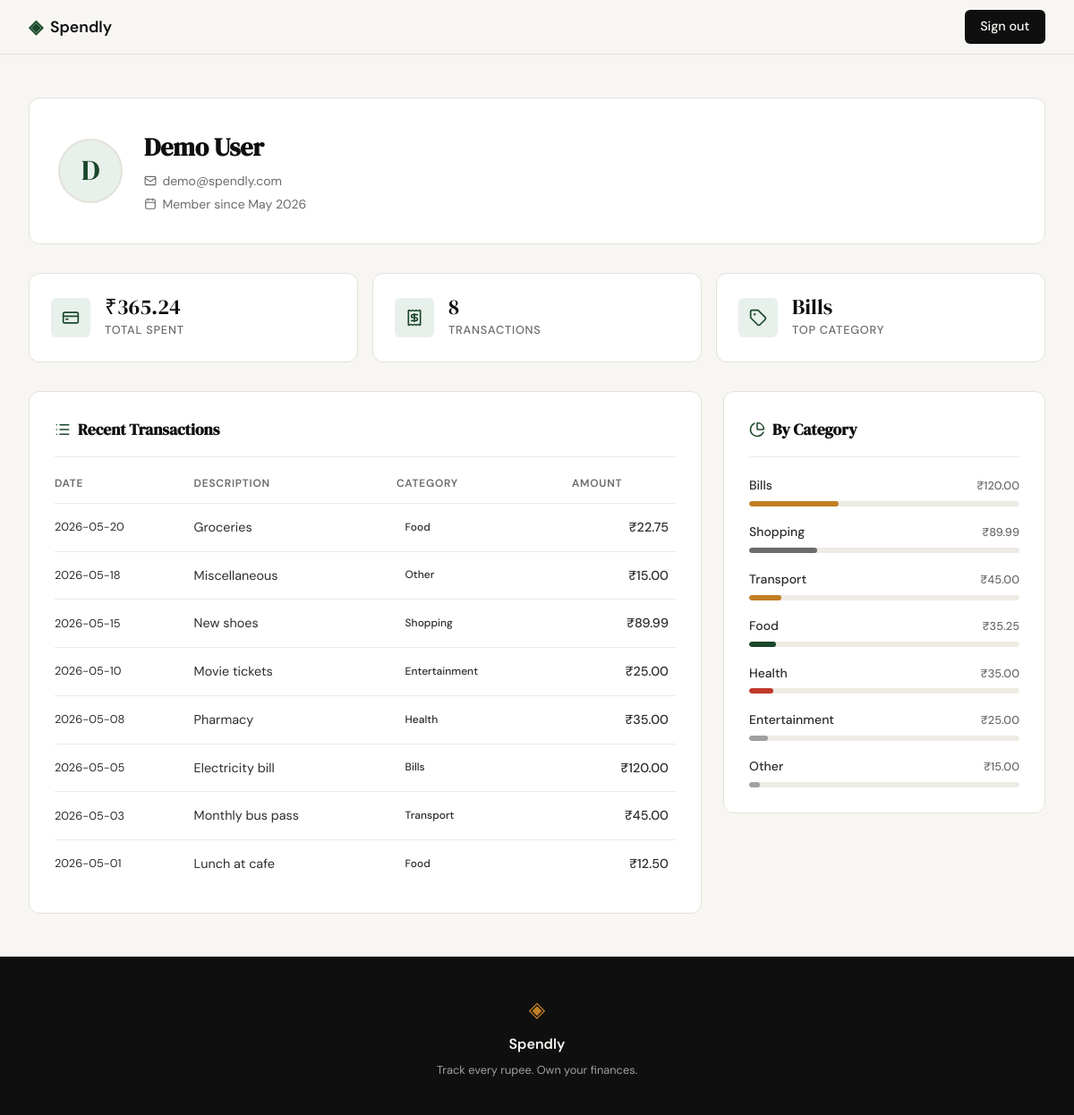
Screenshot of /profile (signed in) with the database file from the repository.
### tables this page shows
CREATE TABLE users (
            id            INTEGER PRIMARY KEY AUTOINCREMENT,
            name          TEXT    NOT NULL,
            email         TEXT    UNIQUE NOT NULL,
            password_hash TEXT    NOT NULL,
            created_at    TEXT    DEFAULT (datetime('now'))
        );

CREATE TABLE expenses (
            id          INTEGER PRIMARY KEY AUTOINCREMENT,
            user_id     INTEGER NOT NULL,
            amount      REAL    NOT NULL,
            category    TEXT    NOT NULL,
            date        TEXT    NOT NULL,
            description TEXT,
            created_at  TEXT    DEFAULT (datetime('now')),
            FOREIGN KEY (user_id) REFERENCES users(id)
        );

### app.py (the view)
@app.route("/profile")
def profile():
    if not session.get("user_id"):
        return redirect(url_for("login"))
    uid  = session["user_id"]
    user = get_user_by_id(uid)
    s    = get_summary_stats(uid)
    stats = [
        {"label": "Total Spent",  "value": f"₹{s['total_spent']:,.2f}", "icon": "credit-card"},
        {"label": "Transactions", "value": str(s["transaction_count"]),  "icon": "receipt"},
        {"label": "Top Category", "value": s["top_category"],            "icon": "tag"},
    ]
    return render_template(
        "profile.html",
        user=user,
        stats=stats,
        transactions=get_recent_transactions(uid),
        categories=get_category_breakdown(uid),
    )

### database/db.py (called while the page is built)
def get_db():
    db_path = os.path.join(os.path.dirname(os.path.abspath(__file__)), '..', 'spendly.db')
    conn = sqlite3.connect(db_path)
    conn.row_factory = sqlite3.Row
    conn.execute("PRAGMA foreign_keys = ON")
    return conn

### database/queries.py (called while the page is built)
def get_user_by_id(user_id):
    conn = get_db()
    row = conn.execute("SELECT * FROM users WHERE id = ?", (user_id,)).fetchone()
    conn.close()
    if row is None:
        return None
    dt = datetime.strptime(row["created_at"], "%Y-%m-%d %H:%M:%S")
    return {
        "name": row["name"],
        "email": row["email"],
        "member_since": dt.strftime("%B %Y"),
    }

def get_summary_stats(user_id):
    conn = get_db()
    agg = conn.execute(
        "SELECT COALESCE(SUM(amount), 0.0) AS total, COUNT(*) AS cnt"
        " FROM expenses WHERE user_id = ?",
        (user_id,),
    ).fetchone()
    top = conn.execute(
        "SELECT category FROM expenses WHERE user_id = ?"
        " GROUP BY category ORDER BY SUM(amount) DESC LIMIT 1",
        (user_id,),
    ).fetchone()
    conn.close()
    return {
        "total_spent": agg["total"],
        "transaction_count": agg["cnt"],
        "top_category": top["category"] if top else "—",
    }

def get_recent_transactions(user_id, limit=10):
    conn = get_db()
    rows = conn.execute(
        "SELECT date, description, category, amount FROM expenses"
        " WHERE user_id = ? ORDER BY date DESC, id DESC LIMIT ?",
        (user_id, limit),
    ).fetchall()
    conn.close()
    return [
        {
            "date": r["date"],
            "description": r["description"],
            "category": r["category"],
            "amount": f"{r['amount']:.2f}",
        }
        for r in rows
    ]

### templates/profile.html (shortened to what this page needs)
{% extends "base.html" %}
{% block head %}
<link rel="stylesheet" href="{{ url_for('static', filename='css/profile.css') }}">
{% endblock %}
{% block content %}
<section class="profile-section">
  <div class="profile-container">
    <div class="profile-header">
      <div class="profile-header-inner">
        <div class="avatar">{{ user.name[0] | upper }}</div>
        <div class="profile-meta">
          <h1>{{ user.name }}</h1>
          <p class="profile-email">
            <i data-lucide="mail"></i>
            {{ user.email }}
          </p>
          <p class="profile-since">
            <i data-lucide="calendar"></i>
            Member since {{ user.member_since }}
          </p>
        </div>
      </div>
    </div>
    <div class="stats-row">
      {% for stat in stats %}
      <div class="stat-tile">
        <div class="stat-icon">
          <i data-lucide="{{ stat.icon }}"></i>
        </div>
        <div>
          <div class="stat-value">{{ stat.value }}</div>
          <div class="stat-label">{{ stat.label }}</div>
        </div>
      </div>
      {% endfor %}
    </div>
    <div class="profile-body">
      <div class="profile-card">
        <h2 class="profile-card-title">
          <i data-lucide="list"></i>
          Recent Transactions
        </h2>
        <div class="tx-table-wrap">
          <table class="tx-table">
            <thead>
              <tr>
                <th>Date</th>
                <th>Description</th>
                <th>Category</th>
                <th class="amount-col">Amount</th>
              </tr>
            </thead>
            <tbody>
              {% for tx in transactions %}
              <tr>
                <td class="tx-date">{{ tx.date }}</td>
                <td>{{ tx.description }}</td>
                <td>
                  <span class="category-badge badge-{{ tx.category }}">
                    {{ tx.category | capitalize }}
                  </span>
                </td>
                <td class="amount-col">₹{{ tx.amount }}</td>
              </tr>
              {% endfor %}
            </tbody>
          </table>
        </div>
      </div>
      <div class="profile-card">
        <h2 class="profile-card-title">
          <i data-lucide="pie-chart"></i>
          By Category
        </h2>
        <div class="cat-list">
          {% for cat in categories %}
          <div class="cat-row">
            <div class="cat-header">
              <span class="cat-name">{{ cat.name }}</span>
              <span class="cat-amount">₹{{ cat.amount }}</span>
            </div>
            <div class="cat-bar-track">
              <div class="cat-bar cat-bar-{{ cat.slug }}" style="width: {{ cat.pct }}%"></div>
            </div>
          </div>
          {% endfor %}
        </div>
      </div>
    </div>
  </div>
</section>
{% endblock %}

### static/css/style.css (style rules this page uses)
:root { --ink: #0f0f0f; --ink-soft: #2d2d2d; --ink-muted: #6b6b6b; --ink-faint: #a0a0a0; --paper: #f7f6f3; --paper-warm: #f0ede6; --paper-card: #ffffff; --accent: #1a472a; --accent-light: #e8f0eb; --accent-2: #c17f24; --accent-2-light: #fdf3e3; --danger: #c0392b; --danger-light: #fdecea; --border: #e4e1da; --border-soft: #eeebe4; --font-display: 'DM Serif Display', Georgia, serif; --font-body: 'DM Sans', system-ui, sans-serif; --max-width: 1200px; --auth-width: 440px; --radius-sm: 6px; --radius-md: 12px; --radius-lg: 20px; }
*, *::before, *::after { box-sizing: border-box; margin: 0; padding: 0; }
html { font-size: 16px; scroll-behavior: smooth; }
body { background: var(--paper); color: var(--ink); font-family: var(--font-body); font-size: 1rem; line-height: 1.6; -webkit-font-smoothing: antialiased; }

### rows the page displays
users: name "D", name "Demo User", email "demo@spendly.com"
expenses: date "2026-05-20", description "Groceries", category "Food", amount "22.75"
expenses: date "2026-05-18", description "Miscellaneous", category "Other", amount "15.00", name "Other", {{ cat.pct }} 4 (drawn)
expenses: date "2026-05-15", description "New shoes", category "Shopping", amount "89.99", name "Shopping", {{ cat.pct }} 25 (drawn)
expenses: date "2026-05-10", description "Movie tickets", category "Entertainment", amount "25.00", name "Entertainment", {{ cat.pct }} 7 (drawn)
expenses: date "2026-05-08", description "Pharmacy", category "Health", amount "35.00", name "Health", {{ cat.pct }} 9 (drawn)
expenses: date "2026-05-05", description "Electricity bill", category "Bills", amount "120.00", name "Bills", {{ cat.pct }} 33 (drawn)
expenses: date "2026-05-03", description "Monthly bus pass", category "Transport", amount "45.00", name "Transport", {{ cat.pct }} 12 (drawn)
expenses: date "2026-05-01", description "Lunch at cafe", category "Food", amount "12.50"

### other values shown
{{ user.member_since }} "May 2026"
{{ stat.value }} "₹365.24" "8" "Bills"
{{ stat.label }} "TOTAL SPENT" "TRANSACTIONS" "TOP CATEGORY"
{{ cat.name }} "Food"
{{ cat.amount }} "35.25"
